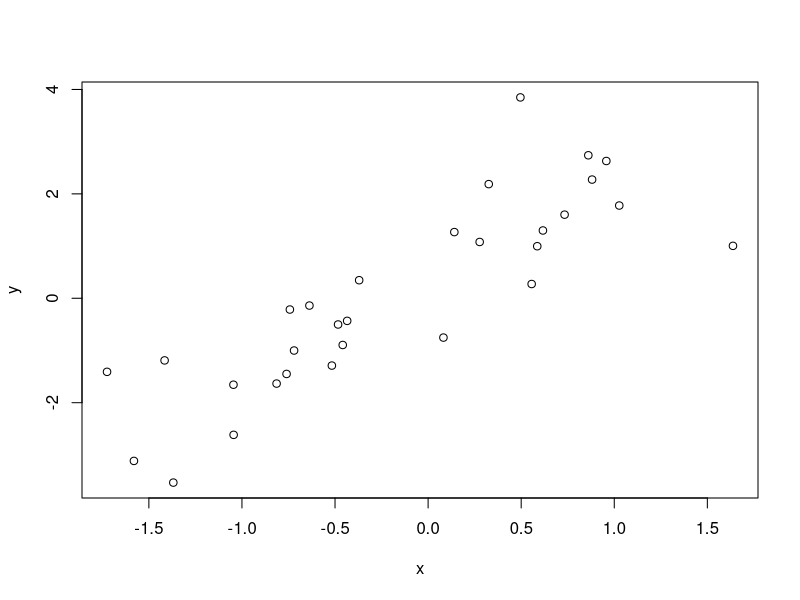

Source code (R):
############################################
#
#  An example of scaling up
#  The sample is simulated data - we begin by simulating the x
#  coordinate from a standard normal distribution (mean zero 
#  and variance 1), and then simulating the y which is a 
#  a linear function of x with slope of 2 plus some more random
#  error.     y = 2*x + error 
#
#  Weʻll also plot the data and calculate the correlation 
#  between x and y.
#
############################################

## Step 1  Workflow for one run through of the tasks

x <- rnorm( 30 )
y <- 2*x + rnorm(30)

plot( x, y )
cor( x, y )